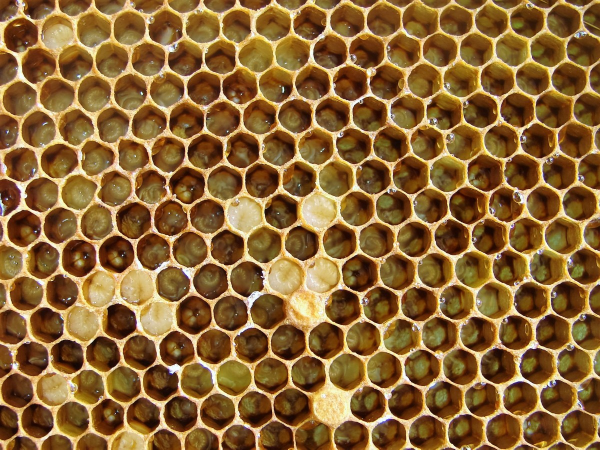
%> input picture Home exam/examdata/honeycomb.jpg, 1200 x 899 px (shown at 1/2 size)
$ octave combs.m   (GNU Octave 9; MATLAB toolbox functions it lacks are replaced by stand-ins)
%> lines starting %> are read from the running program, lines starting %| are printed output that depends on the picture; in (x1, y1, x2, y2) boxes, pixels count from 0 and x2, y2 are one past the last pixel; in counts of white or black regions, pixels touching at a corner belong together; the program's own positions count from 1
imgc = imread('honeycomb.jpg');
%> imgc is the input picture: size 899x1200x3 uint8; mean R, G, B 139.7, 102.5, 54.3
imshow(imgc(:,:,3) - (imgc(:,:,1) + imgc(:,:,2))/4)
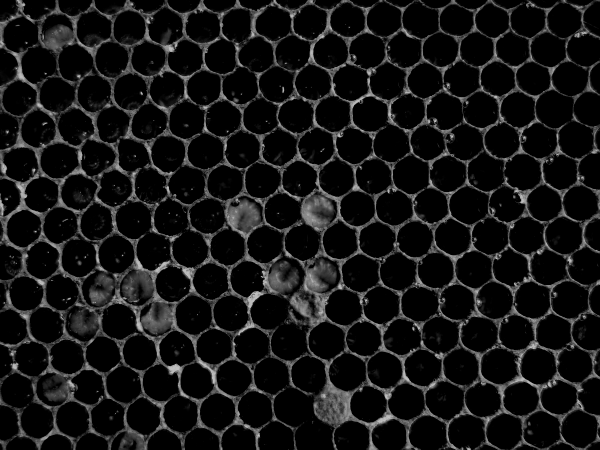
%> displayed picture: size 899x1200, on the screen's scale of 0 to 255 (shown at 1/2 size); min 0, max 191, mean 20.8
%imshow((imgc(:,:,1) + imgc(:,:,2))/2)
img = rgb2gray(imgc);
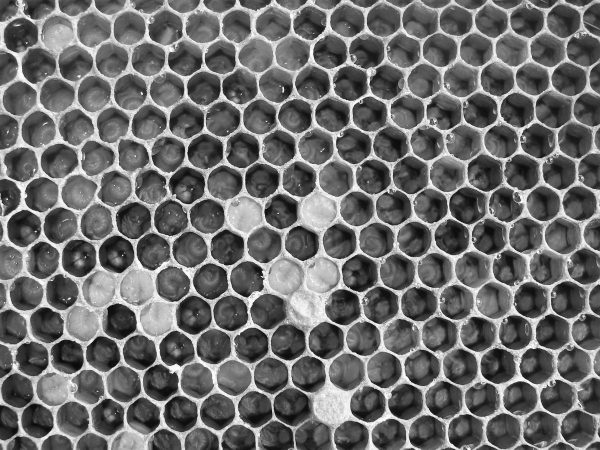
%> img: size 899x1200 uint8 (shown at 1/2 size); min 3, max 255, mean 108.1
%%
d = floor((221-155)/2);
el = strel('disk', d);
im1 = rgb2gray(imclose(imgc, el));
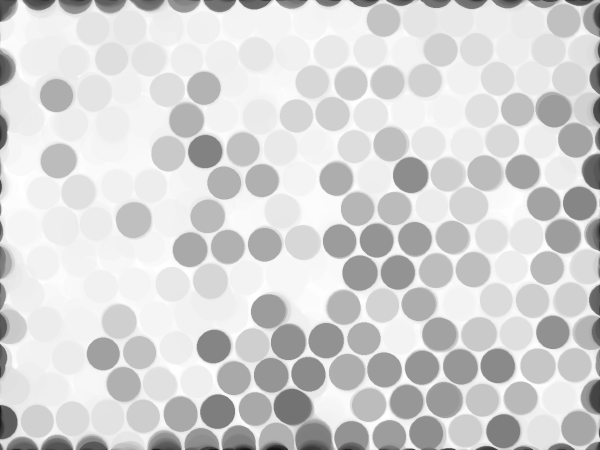
%> im1: size 899x1200 uint8 (shown at 1/2 size); min 18, max 255, mean 211.7
im2 = im1 - img;
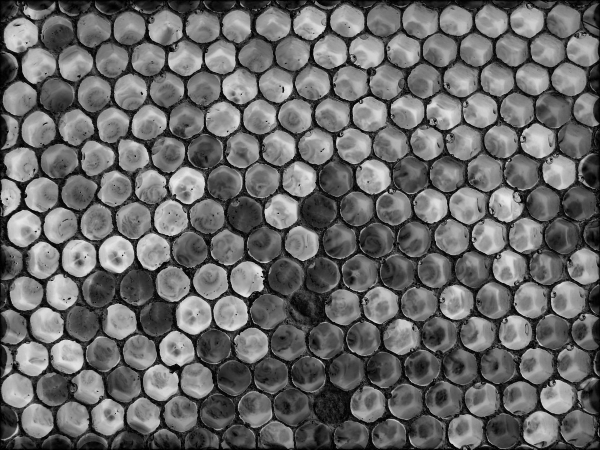
%> im2: size 899x1200 uint8 (shown at 1/2 size); min 0, max 239, mean 103.6
for i = 1:10
    subplot(2,5,i)
    im3 = im2 > i*10;
    imshow(im3)
    title(['tresh: ' num2str(i*10)])
end
%> this loop made 10 passes
%> pass 1, `im3 = im2 > i*10;`:
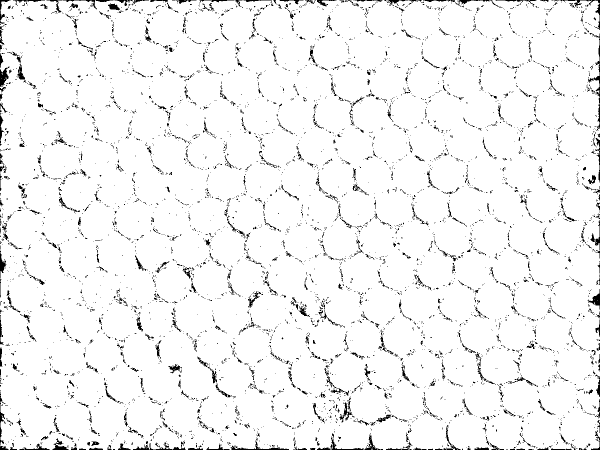
%> im3: size 899x1200 logical (shown at 1/2 size); 95.4% white; black in thin lines or dots
%> after the loop:
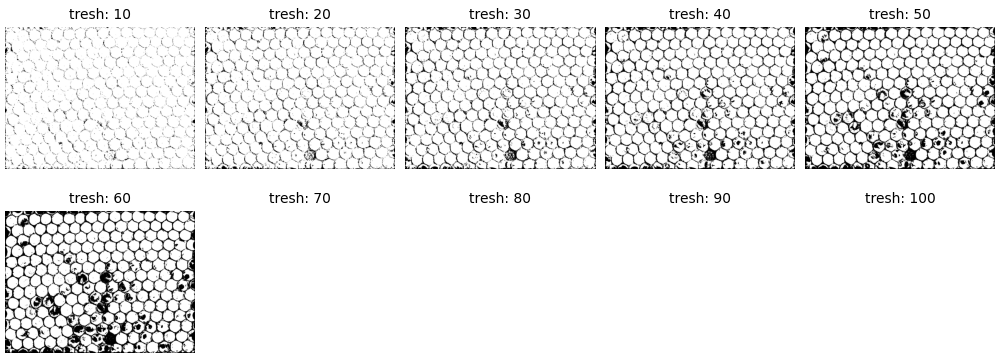
%> figure redrawn from the program's plot data, 10 panels

%%
t = 60;
im3 = im2 > t;
%> im3: size 899x1200 logical; 72.2% white; 1164 black regions (1066 under 20 px), largest, box (x1, y1, x2, y2) and area: (0, 0, 1200, 899) 284046, (382, 297, 424, 336) 877, (827, 716, 859, 754) 855
el = strel('disk', 3);
im4 = imopen(im3, el);
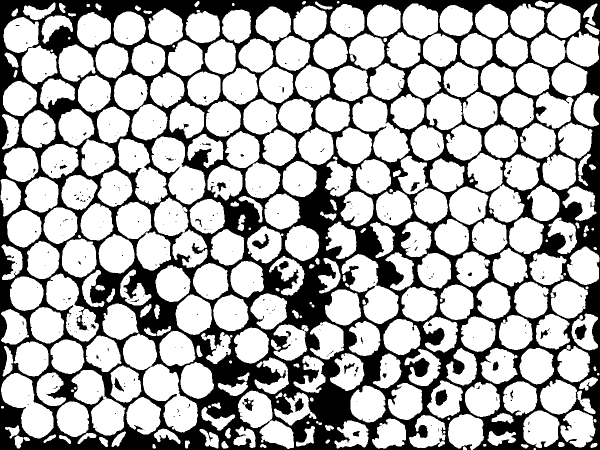
%> im4: size 899x1200 logical (shown at 1/2 size); 68.8% white; 306 black regions (269 under 20 px), largest, box (x1, y1, x2, y2) and area: (0, 0, 1200, 899) 330812, (871, 779, 895, 812) 560, (1150, 649, 1174, 680) 472
imshow(im4);

%%
im = imgc(:,:,3) - (imgc(:,:,1) + imgc(:,:,2))/4;
im = im;
imshow(im);
d = floor((221-155)/2);
el = strel('disk', d);
figure()
im1 = imclose(im, d);
imshow(im1-im);
